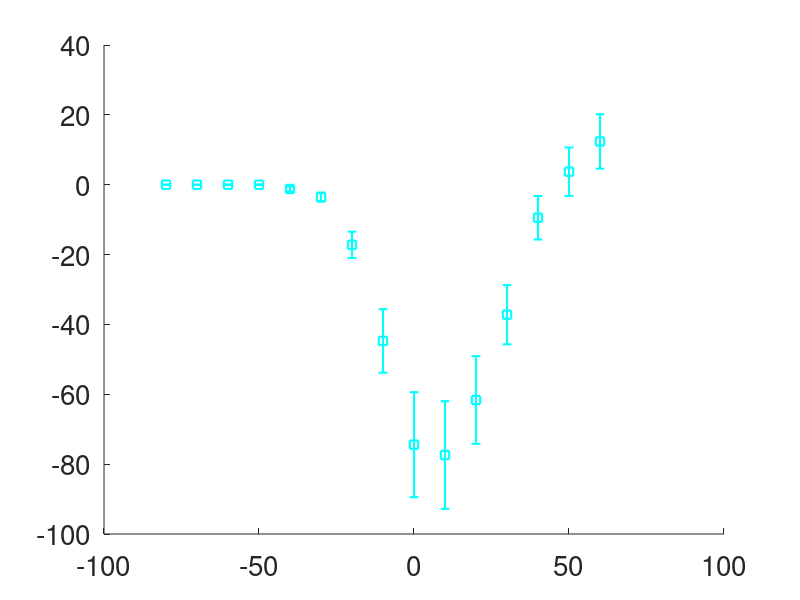

Write the MATLAB code that produced this figure. (Note: this script raises an error after producing the figure.)
set(gcf,'color','w');
set(groot, 'defaultLineLineWidth', 1.5)
set(groot, 'defaultAxesFontSize', 20)

data1 = load('model_01.txt');
x1 = data1(:,1);
x2 = data1(:,2);
x3 = data1(:,3);
x4 = data1(:,4);
x5 = data1(:,5);
x6 = data1(:,6);

%Data 
y1 = [-80	-70	-60	-50	-40	-30	-20	-10	0	10	20	30	40	50	60	];
%IV not normalized
y2 =[0	0	0	0	-1.2216	-3.5333	-17.2084	-44.7203	-74.421	-77.3882	-61.63409299	-37.21322593	-9.455219718	3.733394371	12.38297986	];
%Erros
y3 =[0	0	0	0	0.743983142	1.27284428	3.760559812	9.095437256	15.0333191	15.39606608	12.5526267	8.481036209	6.232871418	6.936630329	7.79425291	];

%Activation
y4 =[0	0	0	0	0.003364229	0.01221252	0.077455669	0.273310708	0.663839339	1	1	1	1	1	1];
%Error
y5 =[0.003995748	0.002542189	0.002725398	0.002914681	0.004861807	0.007736462	0.014678028	0.035504006	0.05618306	0.070625912	0.056912581	0.034948762	0.056458063	0.074366509	0.199443025	];

%Inactivation
y6 =[0.912819054	0.928813634	0.900666655	0.875635972	0.807846832	0.615697154	0.4054707	0.242378956	0.160415345	0.13712343	0.121180083	0.0152209633	0.0185402212	0.0243814457	0.0294767619	];
%Error
y7=[0.036451867	0.022204577	0.021540046	0.028455788	0.034187092	0.045086323	0.054750149	0.040096832	0.031947519	0.028189384	0.030008501	0.034686533	0.03347627	0.039982501	0.051411162	];

%Activation taus 
ys = [-80	-70	-60	-50	-40	-30	-20	-10	0	10	20	30	40	50	60];
y8 = [2	1.805	2.0125	2.2125	2.074444444	2.3	2.764545455	3.288181818	3.423333333	2.856666667	2.448333333	2.033333333	1.774545455	1.912727273	1.576363636	];
y9 =[0.784920378	0.145296631	0.2	0.04	0.189686458	0.302070632	0.293357007	0.37783047	0.529376234	0.376544146	0.211993041	0.149682792	0.211829188	0.205131695	0.427326764	];
%Activation taus 

y10 = [112.3075	176.5366667	133.705	160.1364	130.5228571	146.3966667	114.8833333	174.242	173.7444444	133.0326667	114.282	101.3038333	92.61666667	79.312	67.2853625];
y11 = [17.23860908	38.99145205	17.29643509	25.03597412	19.64589298	27.17845871	40.21852503	28.07955601	12.53666539	9.331271813	7.139376421	5.263354209	8.38808679	10.04788535	6.263319141];



figure (10)
set(gcf,'color','w');
errorbar(y1,y2,y3,'sc', 'LineWidth',1.2,'MarkerSize',10)
hold on
plot(x1,x4,'c', 'LineWidth',2)
axis([-60 60 -100 20 ])
ylabel('I_{Ca} (pA)'),xlabel('Voltage (mV)')
legend('Data N = 12','Model')

figure (20)
set(gcf,'color','w');
errorbar(y1,y4,y5,'sc', 'LineWidth',1.2,'MarkerSize',10)
hold on
plot(x1,x2,'c', 'LineWidth',2)
axis([-60 60 0 1 ])
ylabel('pA'),xlabel('Voltage (mV)')
hold on
errorbar(y1,y6,y7,'sc', 'LineWidth',1.2,'MarkerSize',10)
hold on
plot(x1,x3,'c', 'LineWidth',2)
axis([-60 60 0 1 ])
ylabel('Ca_{V}1.2 G/G_{max}'),xlabel('Voltage (mV)')
legend('Data N = 12','Model')


figure (30)
set(gcf,'color','w');
errorbar(ys,y8,y9,'sc', 'LineWidth',1.2,'MarkerSize',10)
xticks([-60, -40, -20, 0, 20, 40, 60])
ylabel('\tau_{Activation}'),xlabel('Voltage (mV)')
hold on
plot(x1,x5,'c', 'LineWidth',2)
axis([-60 60 0 5 ])
legend('Data N = 12','Model')

figure (40)
set(gcf,'color','w');
errorbar(ys,y10,y11,'sc', 'LineWidth',1.2,'MarkerSize',10)
xticks([-60, -40, -20, 0, 20, 40, 60])
ylabel('\tau_{Inactivation}'),xlabel('Voltage (mV)')
hold on
plot(x1,x6,'c', 'LineWidth',2)
axis([-60 60 0 300 ])
legend('Data N = 12','Model')



